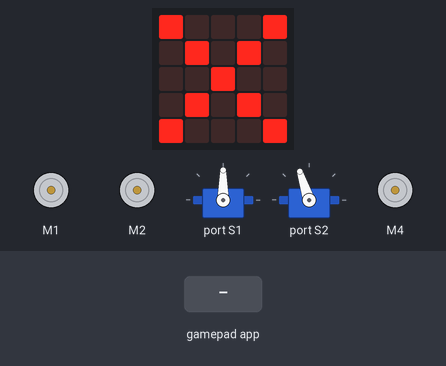
The program below on a simulated BBC micro:bit (MakeCode). Parts: the board's 5×5 LED display, 3 × DC motor (green arrow = forward, orange = backward, longer = faster), 2 × servo. The inputs (shaded band) are chosen by the test bench. The 48×5 strip is a reading aid, not a part: it shows the text the display is scrolling, unrolled, one strip-width of it at a time.

Above: at 6.7 s.
6.8 s: gamepad app sends C_DOWN
At 7.6 s:
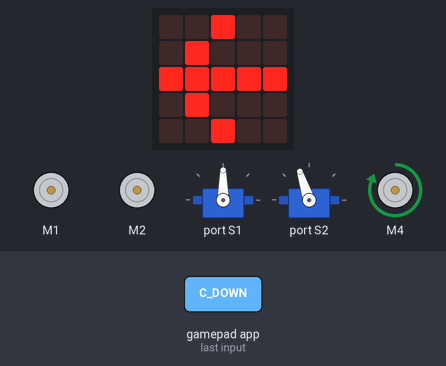
8.7 s: gamepad app sends A_DOWN
At 9.9 s:
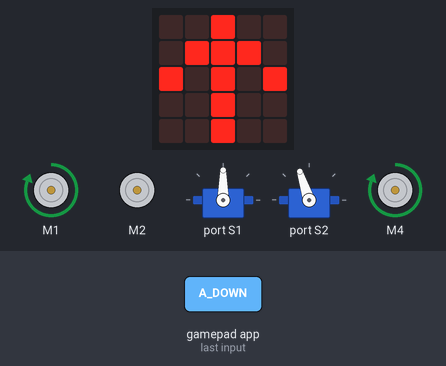
10.2 s: gamepad app sends B_DOWN
At 11.2 s:
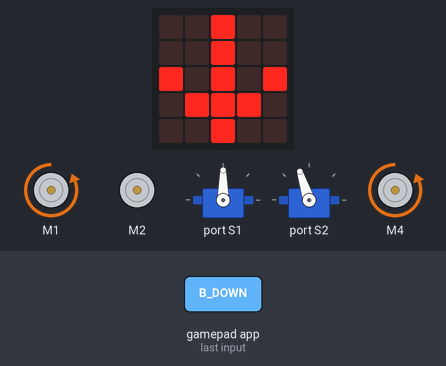
11.7 s: gamepad app sends D_DOWN
At 12.6 s:
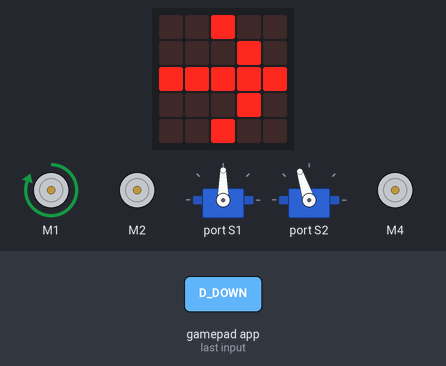
13.6 s: gamepad app sends A_UP
At 14.8 s:
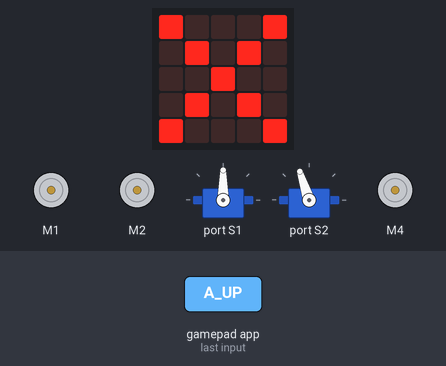
15.1 s: gamepad app sends 1_DOWN
At 16.2 s:
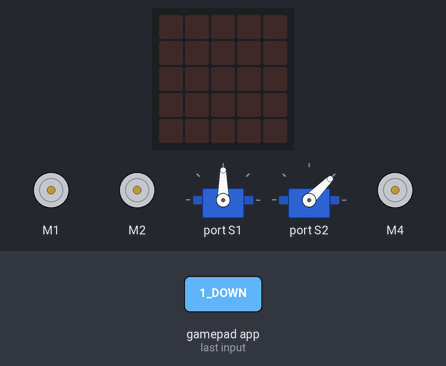
Timing chart, 0 to 17.6 s (numbered marks = the images above; inputs shaded):
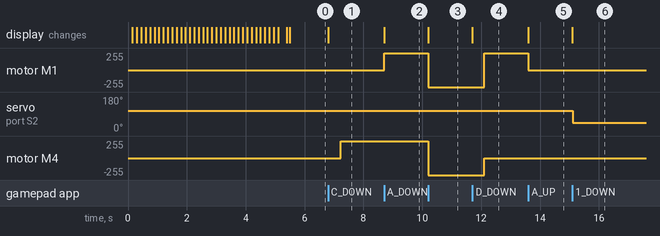

The program:

main.ts
```typescript
function pwmTurnLeftLow (speed: number) {
    images.arrowImage(ArrowNames.West).showImage(0)
    robotbit.MotorRunDual(
    robotbit.Motors.M1A,
    0,
    robotbit.Motors.M2B,
    speed
    )
}
function pwmTurnRightArc (speed: number, diff: number) {
    images.arrowImage(ArrowNames.East).showImage(0)
    robotbit.MotorRunDual(
    robotbit.Motors.M1A,
    speed,
    robotbit.Motors.M2B,
    speed - diff
    )
}
function pwmTurnLeftHigh (speed: number) {
    images.arrowImage(ArrowNames.West).showImage(0)
    robotbit.MotorRunDual(
    robotbit.Motors.M1A,
    0 - speed,
    robotbit.Motors.M2B,
    speed
    )
}
function pwmTurnRightLow (speed: number) {
    images.arrowImage(ArrowNames.East).showImage(0)
    robotbit.MotorRunDual(
    robotbit.Motors.M1A,
    speed,
    robotbit.Motors.M2B,
    0
    )
}
function pwmTurnLeftArc (speed: number, diff: number) {
    images.arrowImage(ArrowNames.West).showImage(0)
    robotbit.MotorRunDual(
    robotbit.Motors.M1A,
    speed - diff,
    robotbit.Motors.M2B,
    speed
    )
}
control.onEvent(EventBusSource.MES_DPAD_CONTROLLER_ID, EventBusValue.MICROBIT_EVT_ANY, function () {
    led.stopAnimation()
    EventID = control.eventValue()
    if (EventID == EventBusValue.MES_DPAD_BUTTON_A_DOWN) {
        CarAct = 8
    } else if (EventID == EventBusValue.MES_DPAD_BUTTON_B_DOWN) {
        CarAct = 2
    } else if (EventID == EventBusValue.MES_DPAD_BUTTON_C_DOWN) {
        CarAct = 4
    } else if (EventID == EventBusValue.MES_DPAD_BUTTON_D_DOWN) {
        CarAct = 6
    } else if (EventID == EventBusValue.MES_DPAD_BUTTON_A_UP || (EventID == EventBusValue.MES_DPAD_BUTTON_B_UP || (EventID == EventBusValue.MES_DPAD_BUTTON_C_UP || EventID == EventBusValue.MES_DPAD_BUTTON_D_UP))) {
        CarAct = 5
    } else if (EventID == EventBusValue.MES_DPAD_BUTTON_1_DOWN) {
        vServoPos = vServoUp
    } else if (EventID == EventBusValue.MES_DPAD_BUTTON_2_DOWN) {
        vServoPos = vServoDown
    } else if (EventID == EventBusValue.MES_DPAD_BUTTON_1_UP || EventID == EventBusValue.MES_DPAD_BUTTON_2_UP) {
        vServoPos = vServoBase
    } else if (EventID == EventBusValue.MES_DPAD_BUTTON_3_DOWN) {
        hServoPos = hServoLeft
    } else if (EventID == EventBusValue.MES_DPAD_BUTTON_4_DOWN) {
        hServoPos = hServoRight
    } else if (EventID == EventBusValue.MES_DPAD_BUTTON_3_UP || EventID == EventBusValue.MES_DPAD_BUTTON_4_UP) {
        hServoPos = hServoBase
    }
})
function pwmTurnRightHigh (speed: number) {
    images.arrowImage(ArrowNames.East).showImage(0)
    robotbit.MotorRunDual(
    robotbit.Motors.M1A,
    speed,
    robotbit.Motors.M2B,
    0 - speed
    )
}
function pwmBackward (speed: number) {
    robotbit.MotorRunDual(
    robotbit.Motors.M1A,
    0 - speed,
    robotbit.Motors.M2B,
    0 - speed
    )
    images.arrowImage(ArrowNames.South).showImage(0)
}
function pwmStop () {
    robotbit.MotorStopAll()
    basic.showIcon(IconNames.No)
}
function pwmForward (speed: number) {
    robotbit.MotorRunDual(
    robotbit.Motors.M1A,
    speed,
    robotbit.Motors.M2B,
    speed
    )
    images.arrowImage(ArrowNames.North).showImage(0)
}
let CarAct = 0
let vServoPos = 0
let hServoPos = 0
let EventID = 0
let vServoBase = 0
let vServoDown = 0
let vServoUp = 0
let hServoBase = 0
let hServoRight = 0
let hServoLeft = 0
basic.showString("Fight")
basic.pause(100)
let speed = 255
hServoLeft = 180
hServoRight = 20
hServoBase = 90
vServoUp = 45
vServoDown = 90
vServoBase = 108
EventID = -1
hServoPos = hServoBase
let vServoLastPos = -1
vServoPos = vServoBase
let hServoLastPos = -1
CarAct = 5
let LastCarAct = -1
basic.forever(function () {
    if (CarAct != LastCarAct) {
        LastCarAct = CarAct
        if (CarAct == 8) {
            pwmForward(speed)
        } else if (CarAct == 2) {
            pwmBackward(speed)
        } else if (CarAct == 4) {
            pwmTurnLeftLow(speed)
        } else if (CarAct == 6) {
            pwmTurnRightLow(speed)
        } else if (CarAct == 5) {
            pwmStop()
        }
    }
})
basic.forever(function () {
    if (hServoLastPos != hServoPos) {
        hServoLastPos = hServoPos
        robotbit.Servo(robotbit.Servos.S1, hServoPos)
    }
})
basic.forever(function () {
    if (vServoLastPos != vServoPos) {
        vServoLastPos = vServoPos
        robotbit.Servo(robotbit.Servos.S2, vServoPos)
    }
})
```

test.ts
```typescript
// 在這裡測試；當此封包作為擴充功能時，將不會編譯此內容。
```

Measured:
- after the input at 6.8 s, motor M4: stopped → forward 255/255 after 0.42 s; the display: first changes at once (image 1 shows a later state)
- after the input at 8.7 s, motor M1: stopped → forward 255/255 at once; the display: first changes at once (image 2 shows a later state)
- after the input at 10.2 s, motor M1, motor M4: forward 255/255 → backward 255/255 at once; the display: first changes at once (image 3 shows a later state)
- after the input at 11.7 s, motor M1: backward 255/255 → forward 255/255 after 0.40 s; motor M4: backward 255/255 → stopped after 0.40 s; the display: first changes at once (image 4 shows a later state)
- after the input at 13.6 s, motor M1: forward 255/255 → stopped at once; the display: first changes at once (image 5 shows a later state)
- after the input at 15.1 s, servo on port S2: 108° → 45° at once; the display: changes at once (image 6)
